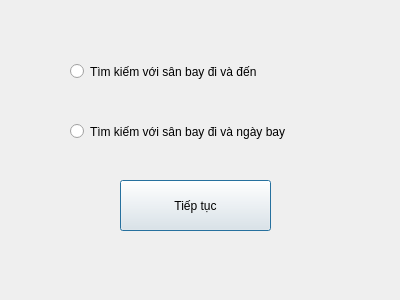
<?xml version="1.0" encoding="UTF-8"?>
<ui version="4.0">
 <class>SearchForOption</class>
 <widget class="QDialog" name="SearchForOption">
  <property name="geometry">
   <rect>
    <x>0</x>
    <y>0</y>
    <width>400</width>
    <height>300</height>
   </rect>
  </property>
  <property name="windowTitle">
   <string>Dialog</string>
  </property>
  <widget class="QRadioButton" name="btn1">
   <property name="geometry">
    <rect>
     <x>70</x>
     <y>60</y>
     <width>271</width>
     <height>23</height>
    </rect>
   </property>
   <property name="text">
    <string>Tìm kiếm với sân bay đi và đến</string>
   </property>
  </widget>
  <widget class="QPushButton" name="confirm">
   <property name="geometry">
    <rect>
     <x>120</x>
     <y>180</y>
     <width>151</width>
     <height>51</height>
    </rect>
   </property>
   <property name="text">
    <string>Tiếp tục</string>
   </property>
  </widget>
  <widget class="QRadioButton" name="btn2">
   <property name="geometry">
    <rect>
     <x>70</x>
     <y>120</y>
     <width>271</width>
     <height>23</height>
    </rect>
   </property>
   <property name="text">
    <string>Tìm kiếm với sân bay đi và ngày bay</string>
   </property>
  </widget>
 </widget>
 <resources/>
 <connections/>
</ui>
